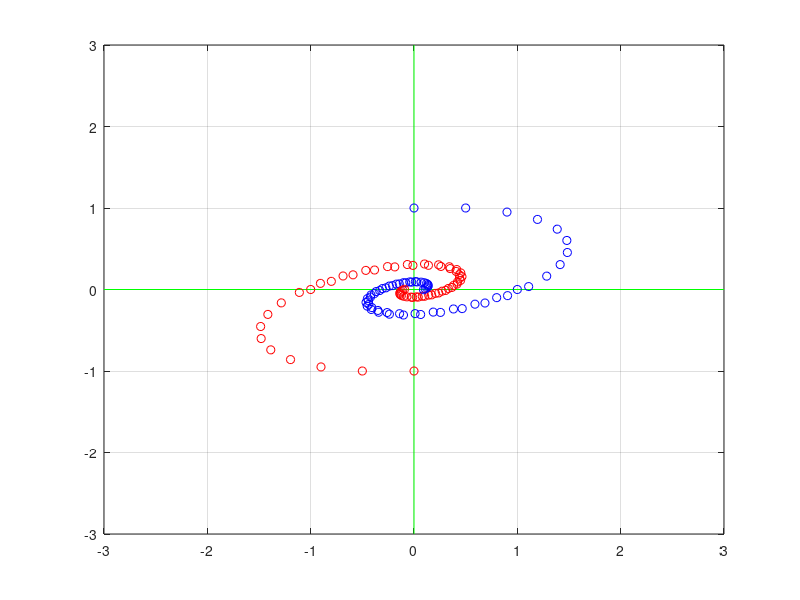

Source code (MATLAB):
%%% eks. med ikke diagonalmatrise

figure(1);
L=3; U=3;
plot([-L U],[0 0],'g',[0 0],[-L U],'g'); % Tegner akser
axis([-U U -L L]);
axis manual;
grid on;
hold on;
A=[0.8 .5; -0.1 1.0];
[P D] = eig(A)
x1=[0;1];
x2=[1;0];
x3=[0;-1];
x4=[-1;0];
for k=1:30
    plot(x1(1),x1(2),'ob');
    plot(x2(1),x2(2),'ob');
    plot(x3(1),x3(2),'or');
    plot(x4(1),x4(2),'or');
    pause(1)
    x1=A*x1; % regner ut neste tilstand i systemet
    x2=A*x2; x3=A*x3; x4=A*x4;
end

%% ser at alt konvergerer mot null!